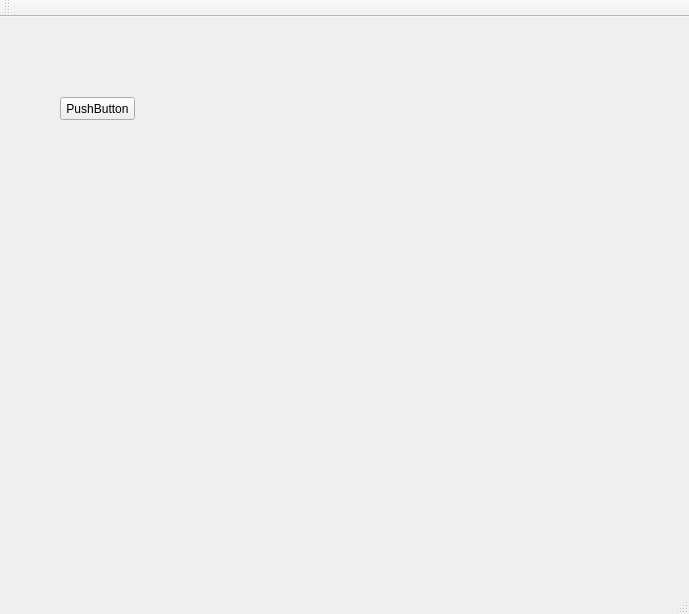
<?xml version="1.0" encoding="UTF-8"?>
<ui version="4.0">
 <class>QtWidgetsApplication1Class</class>
 <widget class="QMainWindow" name="QtWidgetsApplication1Class">
  <property name="geometry">
   <rect>
    <x>0</x>
    <y>0</y>
    <width>689</width>
    <height>614</height>
   </rect>
  </property>
  <property name="windowTitle">
   <string>QtWidgetsApplication1</string>
  </property>
  <widget class="QWidget" name="centralWidget">
   <widget class="QPushButton" name="pushButton">
    <property name="geometry">
     <rect>
      <x>60</x>
      <y>80</y>
      <width>75</width>
      <height>23</height>
     </rect>
    </property>
    <property name="text">
     <string>PushButton</string>
    </property>
   </widget>
  </widget>
  <widget class="QMenuBar" name="menuBar">
   <property name="geometry">
    <rect>
     <x>0</x>
     <y>0</y>
     <width>689</width>
     <height>23</height>
    </rect>
   </property>
  </widget>
  <widget class="QToolBar" name="mainToolBar">
   <attribute name="toolBarArea">
    <enum>TopToolBarArea</enum>
   </attribute>
   <attribute name="toolBarBreak">
    <bool>false</bool>
   </attribute>
  </widget>
  <widget class="QStatusBar" name="statusBar"/>
 </widget>
 <layoutdefault spacing="6" margin="11"/>
 <resources>
  <include location="QtWidgetsApplication1.qrc"/>
 </resources>
 <connections/>
</ui>
